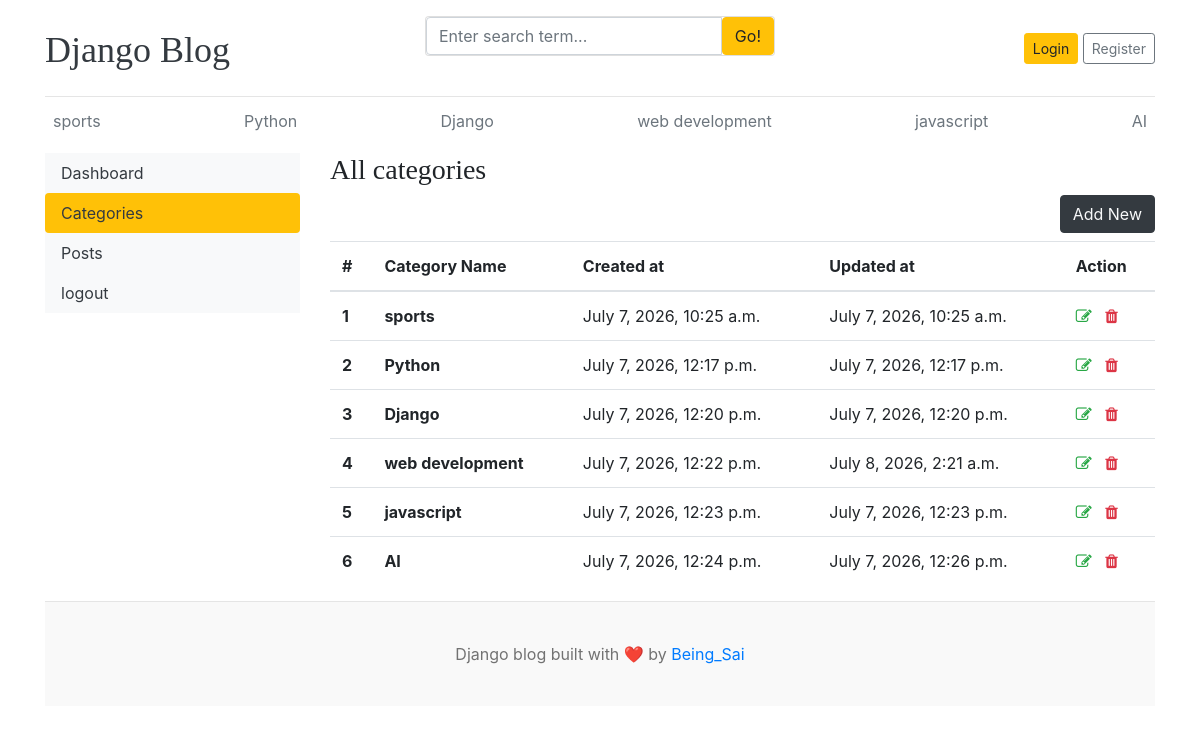
Page /dashboard/categories/ on the earlier database version.
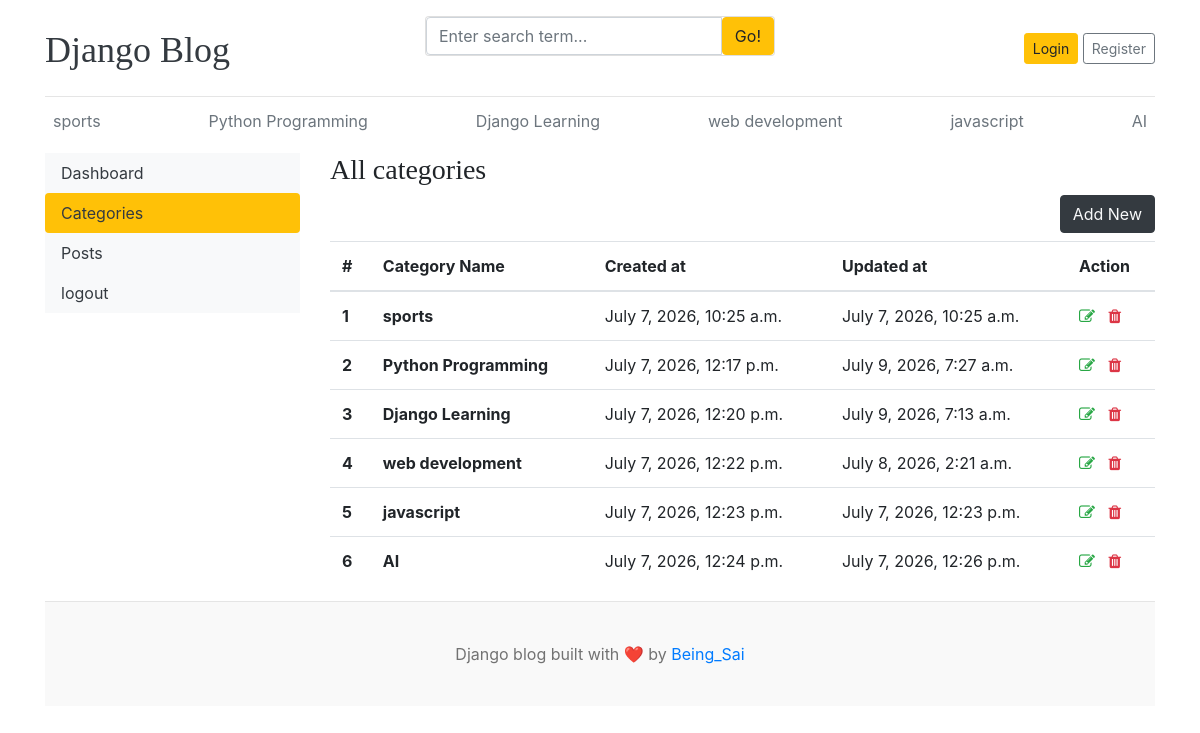
Same page on the later database version.
### blogs/models.py (models this page shows, shortened)
class Category(models.Model):
    category_name = models.CharField(max_length=50)
    created_at = models.DateTimeField(auto_now_add=True)
    updated_at = models.DateTimeField(auto_now=True)
    class Meta:
        verbose_name_plural = 'categories'

### dashboards/views.py (the view)
# urls.py: path('categories/', views.categories,name="categories" ),
def categories(request):
    return render(request,'dashboard/categories.html')

### blogs/context_preprocessors.py (called while the page is built)
def get_categories(request):
    return{
        "categories": Category.objects.all(),
    }

def get_social_links(request):
    return{
        "sociallinks": SocialLinks.objects.all()
    }

### templates/dashboard/categories.html (shortened to what this page needs)
{% extends 'base.html' %}
{% block content %}
<div class="row">
    {% include 'dashboard/sidebar.html' %}
    <div class="col-md-9">
        <h3> All categories</h3>
        <a href=" {% url 'add_category' %}" class="btn btn-dark text-light float-right mb-2">Add New</a>
        <table class="table table-hover">
            <thead>
                <tr>
                <th >#</th>
                <th >Category Name</th>
                <th >Created at</th>
                <th >Updated at</th>
                <th>Action</th>
                </tr>
            </thead>
            <tbody>
                {% for cat in categories %}
                <tr>
                <th>{{ forloop.counter }}</th>
                <th>{{cat.category_name}}</th>
                <td>{{cat.created_at}}</td>
                <td>{{cat.updated_at}}</td>
                <td>
                    <a href="{% url 'edit_category' cat.id %}"><i class="fa fa-edit text-success"></i></a>
                    <a href="{% url 'delete_category' cat.id %}"><i class="fa fa-trash text-danger"></i></a>
                </td>
                </tr>
                {% endfor %}
            </tbody>
        </table>
    </div>
</div>
{% endblock %}

### templates/base.html (shortened to what this page needs)
{% load static %}
<!DOCTYPE html>
<html lang="en">
<head>
    <link href="https://getbootstrap.com/docs/4.0/dist/css/bootstrap.min.css" rel="stylesheet">
    <link href="{% static 'css/blog.css' %}" rel="stylesheet">
    <link rel="stylesheet" href="https://cdnjs.cloudflare.com/ajax/libs/font-awesome/4.7.0/css/font-awesome.min.css">
  </head>
<body>
    <div class="container">
      <header class="blog-header py-3">
        <div class="row flex-nowrap justify-content-between align-items-center">
          <div class="col-4 pt-1">
            <a class="blog-header-logo text-dark" href="/">Django Blog</a>
          </div>
          <div class="col-4">
            <form action="{% url 'search' %}" method=""GET>
            <div class="card mb-4">
                <div class="input-group">
                    <input name="keyword" value="{{keyword}}" type="text" class="form-control" placeholder="Enter search term..." name="keyword">
                    <button class="btn btn-warning" type="submit">Go!</button>
                </div>
            </div>
            </form>
          </div>
          <div class="col-4 d-flex justify-content-end align-items-center">
            {% if not user.is_authenticated %}
            <a class="btn btn-sm btn-warning" href="{% url 'login' %}">Login</a> &nbsp;
            <a class="btn btn-sm btn-outline-secondary" href="{% url 'register' %}">Register</a>
            {% else %}
            <span><a href="{% url 'dashboard' %}">Dashboard</a> </span>
            &emsp;
            <span><a href="{% url 'logout' %}">Logout</a></span>
            {% endif %}
          </div>
        </div>
      </header>
      <div class="nav-scroller py-1 mb-2">
        <nav class="nav d-flex justify-content-between">
          {% for cat in categories %}
          <a class="p-2 text-muted" href="{% url 'post_by_category' cat.id %}">{{ cat.category_name}}</a>
          {% endfor %}
        </nav>
      </div>
{% block content %}
{% endblock%}
<footer class="blog-footer">
  <p>Django blog built with ❤️ by <a href="#">Being_Sai</a></p>
</footer>
</body>
</html>

Differences in the rows shown:
changed Category: category_name "Python" → "Python Programming"; updated_at "July 7, 2026, 12:17 p.m." → "July 9, 2026, 7:27 a.m."
changed Category: category_name "Django" → "Django Learning"; updated_at "July 7, 2026, 12:20 p.m." → "July 9, 2026, 7:13 a.m."
